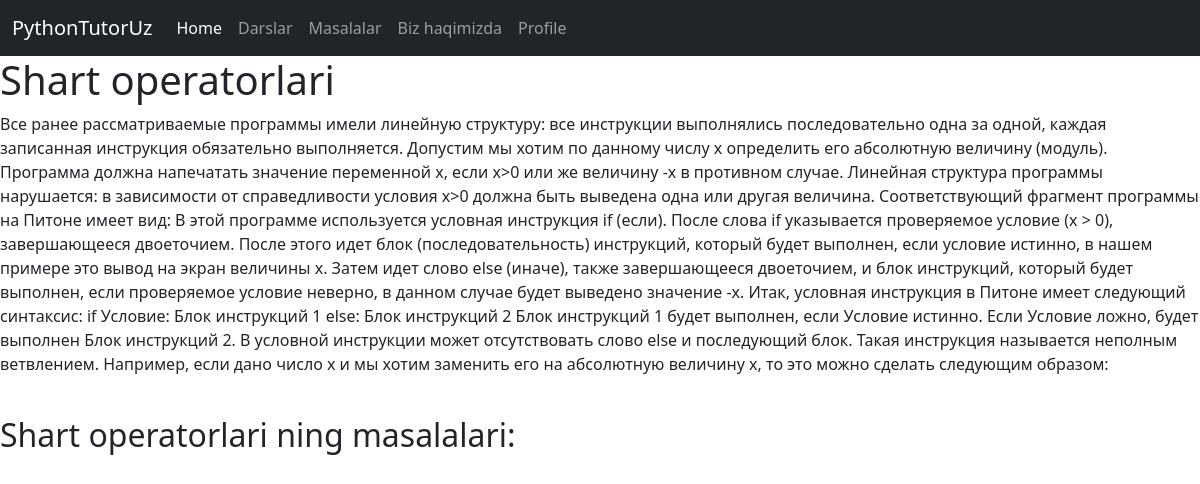
The app's page /lessons/shart-operatorlari/ (signed in) with its own data.
### lessons/models.py (models this page shows, shortened)
class Lesson(models.Model):
    title = models.CharField(max_length=150)
    slug = models.SlugField(max_length=150, blank=True, unique=True)
    content = models.TextField()
    time_created = models.DateTimeField(auto_now_add=True)
    time_updated = models.DateTimeField(auto_now=True)
    is_published = models.BooleanField(default=False)

### lessons/views.py (the view)
# urls.py: path('<str:slug>/', detail_lesson)
def detail_lesson(request, slug):
    obj = Lesson.objects.get(slug=slug)
    prb = Problem.objects.filter(cat=obj)
    context = {
        'data': obj,
        'problems': prb
    }
    return render(request, 'lessons/detail.html', context)

### templates/lessons/detail.html (shortened to what this page needs)
{% extends 'layouts/base.html' %}
{% block content %}
    <h1>{{ data.title }}</h1>
    <p>{{ data.content }}</p>
    <br>
    <h2>{{ data.title }} ning masalalari: </h2>
{% endblock %}

### records on screen
Lesson: title "Shart operatorlari", content "Все ранее рассматриваемые программы имели линейную структуру: все инструкции выполнялись последовательно одна за одной, каждая записанная инструкция обязательно выполняется. Допустим мы хотим по данному числу x определить его абсолютную величину (модуль). Программа должна напечатать значение переменной x, если x>0 или же величину -x в противном случае. Линейная структура программы нарушается: в зависимости от справедливости условия x>0 должна быть выведена одна или другая величина. Соответствующий фрагмент программы на Питоне имеет вид: В этой программе используется условная инструкция if (если). После слова if указывается проверяемое условие (x > 0), завершающееся двоеточием. После этого…"
